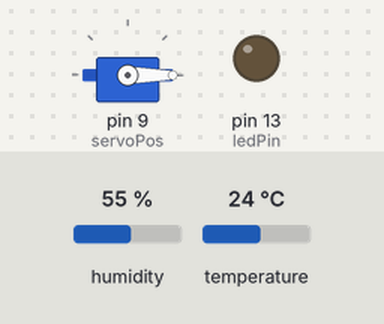
A sketch run on a simulated Arduino Uno, built with avr-gcc and run on an emulated ATmega328P. Shown: servo, output pins drawn as LEDs (lit = HIGH). The inputs (shaded band) are chosen by the test bench; at power-on: temperature 24 °C, humidity 55 %. What the sketch prints to the serial monitor is not drawn.

Above: at 2.8 s.
2.9 s: temperature set to 27 °C
At 4.29 s:
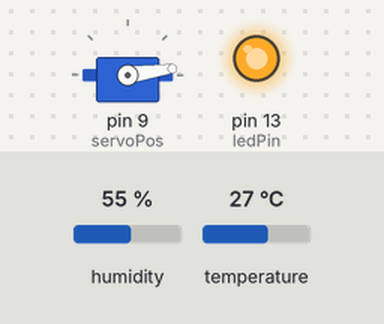
At 4.89 s:
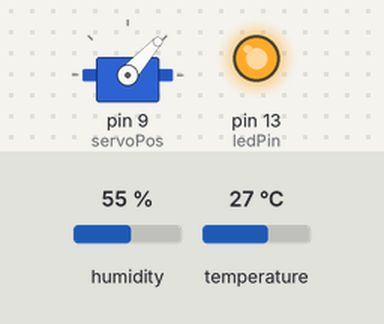
6.5 s: temperature set to 12 °C
At 6.7 s:
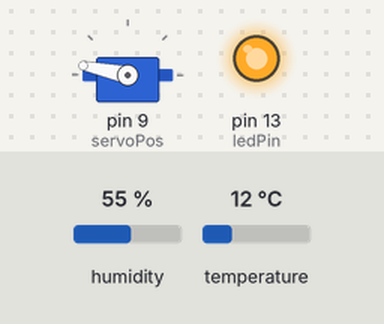
Timing chart, 0 to 11.1 s (numbered marks = the images above; inputs shaded):
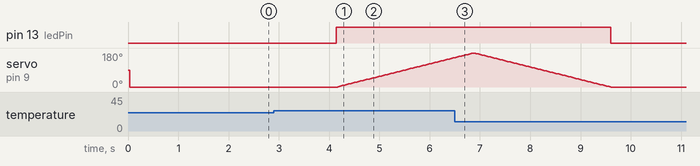

Measured:
- the behaviour switches between 25 and 26 °C on temperature (found by bisection; images 0 and 1)
- after the input at 2.9 s, pin 13 (ledPin): LOW → HIGH after 1.2 s; servo on pin 9 (servoPos): moves from 0° to 156° over 2.3 s, starting after 1.3 s
- after the input at 6.5 s, pin 13 (ledPin): goes on until 9.6 s, then stays LOW; servo on pin 9 (servoPos): goes on until 9.6 s, then stays 0°

The sketch:

DHTtester_servo_LED.ino
```cpp
// Example testing sketch for various DHT humidity/temperature sensors
// Written by ladyada, public domain

#include "DHT.h"
#include <Servo.h>

#define DHTPIN 2     // what digital pin we're connected to

// Uncomment whatever type you're using!
#define DHTTYPE DHT11   // DHT 11
//#define DHTTYPE DHT22   // DHT 22  (AM2302), AM2321
//#define DHTTYPE DHT21   // DHT 21 (AM2301)

// Connect pin 1 (on the left) of the sensor to +5V
// NOTE: If using a board with 3.3V logic like an Arduino Due connect pin 1
// to 3.3V instead of 5V!
// Connect pin 2 of the sensor to whatever your DHTPIN is
// Connect pin 4 (on the right) of the sensor to GROUND
// Connect a 10K resistor from pin 2 (data) to pin 1 (power) of the sensor

// Initialize DHT sensor.
// Note that older versions of this library took an optional third parameter to
// tweak the timings for faster processors.  This parameter is no longer needed
// as the current DHT reading algorithm adjusts itself to work on faster procs.
DHT dht(DHTPIN, DHTTYPE);
int ledPin = 13;
const int tempThreshold = 25;
int pos = 0;
int servoPos = 9;
Servo myservo;
void setup() {
  Serial.begin(9600);
  Serial.println("DHTxx test!");
  pinMode(ledPin, OUTPUT);
  dht.begin();
  myservo.attach(servoPos);
}

void loop() {
  // Wait a few seconds between measurements.
 // delay(2000);

  // Reading temperature or humidity takes about 250 milliseconds!
  // Sensor readings may also be up to 2 seconds 'old' (its a very slow sensor)
  float h = dht.readHumidity();
  // Read temperature as Celsius (the default)
  float t = dht.readTemperature();
  // Read temperature as Fahrenheit (isFahrenheit = true)
  float f = dht.readTemperature(true);

  // Check if any reads failed and exit early (to try again).
  if (isnan(h) || isnan(t) || isnan(f)) {
    Serial.println("Failed to read from DHT sensor!");
    return;
  }

  if (t > tempThreshold) {
    digitalWrite(ledPin, HIGH);
    //   delay(1000);

    for (pos = 0; pos <= 180; pos += 1) { // goes from 0 degrees to 180 degrees
      // in steps of 1 degree
      myservo.write(pos);              // tell servo to go to position in variable 'pos'
      delay(15);                       // waits 15ms for the servo to reach the position
    }
    for (pos = 180; pos >= 0; pos -= 1) { // goes from 180 degrees to 0 degrees
      myservo.write(pos);              // tell servo to go to position in variable 'pos'
      delay(15);                       // waits 15ms for the servo to reach the position
    }

    digitalWrite(ledPin, LOW);
    //   delay(1000);
  }
  // Compute heat index in Fahrenheit (the default)
  float hif = dht.computeHeatIndex(f, h);
  // Compute heat index in Celsius (isFahreheit = false)
  float hic = dht.computeHeatIndex(t, h, false);

  Serial.print("Humidity: ");
  Serial.print(h);
  Serial.print(" %\t");
  Serial.print("Temperature: ");
  Serial.print(t);
  Serial.print(" *C ");
  Serial.print(f);
  Serial.print(" *F\t");
  Serial.print("Heat index: ");
  Serial.print(hic);
  Serial.print(" *C ");
  Serial.print(hif);
  Serial.println(" *F");
  pos = 0;
  myservo.write(pos);
}
```
